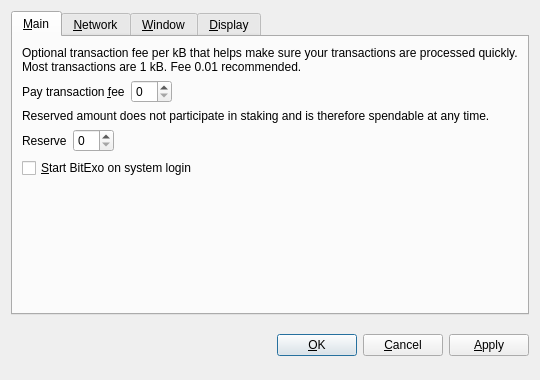
<?xml version="1.0" encoding="UTF-8"?>
<ui version="4.0">
 <class>OptionsDialog</class>
 <widget class="QDialog" name="OptionsDialog">
  <property name="geometry">
   <rect>
    <x>0</x>
    <y>0</y>
    <width>540</width>
    <height>380</height>
   </rect>
  </property>
  <property name="windowTitle">
   <string>Options</string>
  </property>
  <property name="modal">
   <bool>true</bool>
  </property>
  <layout class="QVBoxLayout" name="verticalLayout">
   <item>
    <widget class="QTabWidget" name="tabWidget">
     <property name="tabPosition">
      <enum>QTabWidget::North</enum>
     </property>
     <property name="currentIndex">
      <number>0</number>
     </property>
     <widget class="QWidget" name="tabMain">
      <attribute name="title">
       <string>&amp;Main</string>
      </attribute>
      <layout class="QVBoxLayout" name="verticalLayout_Main">
       <item>
        <widget class="QLabel" name="transactionFeeInfoLabel">
         <property name="text">
          <string>Optional transaction fee per kB that helps make sure your transactions are processed quickly. Most transactions are 1 kB. Fee 0.01 recommended.</string>
         </property>
         <property name="textFormat">
          <enum>Qt::PlainText</enum>
         </property>
         <property name="wordWrap">
          <bool>true</bool>
         </property>
        </widget>
       </item>
       <item>
        <layout class="QHBoxLayout" name="horizontalLayoutFee">
         <item>
          <widget class="QLabel" name="transactionFeeLabel">
           <property name="text">
            <string>Pay transaction &amp;fee</string>
           </property>
           <property name="textFormat">
            <enum>Qt::PlainText</enum>
           </property>
           <property name="buddy">
            <cstring>transactionFee</cstring>
           </property>
          </widget>
         </item>
         <item>
          <widget class="BitcoinAmountField" name="transactionFee"/>
         </item>
         <item>
          <spacer name="horizontalSpacerFee">
           <property name="orientation">
            <enum>Qt::Horizontal</enum>
           </property>
           <property name="sizeHint" stdset="0">
            <size>
             <width>40</width>
             <height>20</height>
            </size>
           </property>
          </spacer>
         </item>
        </layout>
       </item>
       <item>
        <widget class="QLabel" name="reserveBalanceInfoLabel">
         <property name="text">
          <string>Reserved amount does not participate in staking and is therefore spendable at any time.</string>
         </property>
         <property name="textFormat">
          <enum>Qt::PlainText</enum>
         </property>
         <property name="wordWrap">
          <bool>true</bool>
         </property>
        </widget>
       </item>
       <item>
        <layout class="QHBoxLayout" name="horizontalLayoutReserveBalance">
         <item>
          <widget class="QLabel" name="reserveBalanceLabel">
           <property name="text">
            <string>Reserve</string>
           </property>
           <property name="textFormat">
            <enum>Qt::PlainText</enum>
           </property>
           <property name="buddy">
            <cstring>reserveBalance</cstring>
           </property>
          </widget>
         </item>
         <item>
          <widget class="BitcoinAmountField" name="reserveBalance"/>
         </item>
         <item>
          <spacer name="horizontalSpacerReserveBalance">
           <property name="orientation">
            <enum>Qt::Horizontal</enum>
           </property>
           <property name="sizeHint" stdset="0">
            <size>
             <width>40</width>
             <height>20</height>
            </size>
           </property>
          </spacer>
         </item>
        </layout>
       </item>
       <item>
        <widget class="QCheckBox" name="bitcoinAtStartup">
         <property name="toolTip">
          <string>Automatically start BitExo after logging in to the system.</string>
         </property>
         <property name="text">
          <string>&amp;Start BitExo on system login</string>
         </property>
        </widget>
       </item>
       <item>
        <spacer name="verticalSpacer_Main">
         <property name="orientation">
          <enum>Qt::Vertical</enum>
         </property>
         <property name="sizeHint" stdset="0">
          <size>
           <width>20</width>
           <height>40</height>
          </size>
         </property>
        </spacer>
       </item>
      </layout>
     </widget>
     <widget class="QWidget" name="tabNetwork">
      <attribute name="title">
       <string>&amp;Network</string>
      </attribute>
      <layout class="QVBoxLayout" name="verticalLayout_Network">
       <item>
        <widget class="QCheckBox" name="mapPortUpnp">
         <property name="toolTip">
          <string>Automatically open the BitExo client port on the router. This only works when your router supports UPnP and it is enabled.</string>
         </property>
         <property name="text">
          <string>Map port using &amp;UPnP</string>
         </property>
        </widget>
       </item>
       <item>
        <widget class="QCheckBox" name="connectSocks">
         <property name="toolTip">
          <string>Connect to the BitExo network through a SOCKS proxy (e.g. when connecting through Tor).</string>
         </property>
         <property name="text">
          <string>&amp;Connect through SOCKS proxy:</string>
         </property>
        </widget>
       </item>
       <item>
        <layout class="QHBoxLayout" name="horizontalLayout_Network">
         <item>
          <widget class="QLabel" name="proxyIpLabel">
           <property name="text">
            <string>Proxy &amp;IP:</string>
           </property>
           <property name="textFormat">
            <enum>Qt::PlainText</enum>
           </property>
           <property name="buddy">
            <cstring>proxyIp</cstring>
           </property>
          </widget>
         </item>
         <item>
          <widget class="QValidatedLineEdit" name="proxyIp">
           <property name="maximumSize">
            <size>
             <width>140</width>
             <height>16777215</height>
            </size>
           </property>
           <property name="toolTip">
            <string>IP address of the proxy (e.g. 127.0.0.1)</string>
           </property>
          </widget>
         </item>
         <item>
          <widget class="QLabel" name="proxyPortLabel">
           <property name="text">
            <string>&amp;Port:</string>
           </property>
           <property name="textFormat">
            <enum>Qt::PlainText</enum>
           </property>
           <property name="buddy">
            <cstring>proxyPort</cstring>
           </property>
          </widget>
         </item>
         <item>
          <widget class="QLineEdit" name="proxyPort">
           <property name="maximumSize">
            <size>
             <width>55</width>
             <height>16777215</height>
            </size>
           </property>
           <property name="toolTip">
            <string>Port of the proxy (e.g. 9050)</string>
           </property>
          </widget>
         </item>
         <item>
          <widget class="QLabel" name="socksVersionLabel">
           <property name="text">
            <string>SOCKS &amp;Version:</string>
           </property>
           <property name="textFormat">
            <enum>Qt::PlainText</enum>
           </property>
           <property name="buddy">
            <cstring>socksVersion</cstring>
           </property>
          </widget>
         </item>
         <item>
          <widget class="QValueComboBox" name="socksVersion">
           <property name="toolTip">
            <string>SOCKS version of the proxy (e.g. 5)</string>
           </property>
          </widget>
         </item>
         <item>
          <spacer name="horizontalSpacer_Network">
           <property name="orientation">
            <enum>Qt::Horizontal</enum>
           </property>
           <property name="sizeHint" stdset="0">
            <size>
             <width>40</width>
             <height>20</height>
            </size>
           </property>
          </spacer>
         </item>
        </layout>
       </item>
       <item>
        <spacer name="verticalSpacer_Network">
         <property name="orientation">
          <enum>Qt::Vertical</enum>
         </property>
         <property name="sizeHint" stdset="0">
          <size>
           <width>20</width>
           <height>40</height>
          </size>
         </property>
        </spacer>
       </item>
      </layout>
     </widget>
     <widget class="QWidget" name="tabWindow">
      <attribute name="title">
       <string>&amp;Window</string>
      </attribute>
      <layout class="QVBoxLayout" name="verticalLayout_Window">
       <item>
        <widget class="QCheckBox" name="minimizeToTray">
         <property name="toolTip">
          <string>Show only a tray icon after minimizing the window.</string>
         </property>
         <property name="text">
          <string>&amp;Minimize to the tray instead of the taskbar</string>
         </property>
        </widget>
       </item>
       <item>
        <widget class="QCheckBox" name="minimizeOnClose">
         <property name="toolTip">
          <string>Minimize instead of exit the application when the window is closed. When this option is enabled, the application will be closed only after selecting Quit in the menu.</string>
         </property>
         <property name="text">
          <string>M&amp;inimize on close</string>
         </property>
        </widget>
       </item>
       <item>
        <spacer name="verticalSpacer_Window">
         <property name="orientation">
          <enum>Qt::Vertical</enum>
         </property>
         <property name="sizeHint" stdset="0">
          <size>
           <width>20</width>
           <height>40</height>
          </size>
         </property>
        </spacer>
       </item>
      </layout>
     </widget>
     <widget class="QWidget" name="tabDisplay">
      <attribute name="title">
       <string>&amp;Display</string>
      </attribute>
      <layout class="QVBoxLayout" name="verticalLayout_Display">
       <item>
        <layout class="QHBoxLayout" name="horizontalLayout_1_Display">
         <item>
          <widget class="QLabel" name="langLabel">
           <property name="text">
            <string>User Interface &amp;language:</string>
           </property>
           <property name="textFormat">
            <enum>Qt::PlainText</enum>
           </property>
           <property name="buddy">
            <cstring>lang</cstring>
           </property>
          </widget>
         </item>
         <item>
          <widget class="QValueComboBox" name="lang">
           <property name="toolTip">
            <string>The user interface language can be set here. This setting will take effect after restarting BitExo.</string>
           </property>
          </widget>
         </item>
        </layout>
       </item>
       <item>
        <layout class="QHBoxLayout" name="horizontalLayout_2_Display">
         <item>
          <widget class="QLabel" name="unitLabel">
           <property name="text">
            <string>&amp;Unit to show amounts in:</string>
           </property>
           <property name="textFormat">
            <enum>Qt::PlainText</enum>
           </property>
           <property name="buddy">
            <cstring>unit</cstring>
           </property>
          </widget>
         </item>
         <item>
          <widget class="QValueComboBox" name="unit">
           <property name="toolTip">
            <string>Choose the default subdivision unit to show in the interface and when sending coins.</string>
           </property>
          </widget>
         </item>
        </layout>
       </item>
       <item>
        <widget class="QCheckBox" name="displayAddresses">
         <property name="toolTip">
          <string>Whether to show BitExo addresses in the transaction list or not.</string>
         </property>
         <property name="text">
          <string>&amp;Display addresses in transaction list</string>
         </property>
        </widget>
       </item>
       <item>
        <widget class="QCheckBox" name="coinControlFeatures">
         <property name="toolTip">
          <string>Whether to show coin control features or not.</string>
         </property>
         <property name="text">
          <string>Display coin &amp;control features (experts only!)</string>
         </property>
        </widget>
       </item>
       <item>
        <spacer name="verticalSpacer_Display">
         <property name="orientation">
          <enum>Qt::Vertical</enum>
         </property>
         <property name="sizeHint" stdset="0">
          <size>
           <width>20</width>
           <height>40</height>
          </size>
         </property>
        </spacer>
       </item>
      </layout>
     </widget>
    </widget>
   </item>
   <item>
    <layout class="QHBoxLayout" name="horizontalLayout_Buttons">
     <item>
      <spacer name="horizontalSpacer_1">
       <property name="orientation">
        <enum>Qt::Horizontal</enum>
       </property>
       <property name="sizeHint" stdset="0">
        <size>
         <width>40</width>
         <height>48</height>
        </size>
       </property>
      </spacer>
     </item>
     <item>
      <widget class="QLabel" name="statusLabel">
       <property name="font">
        <font>
         <weight>75</weight>
         <bold>true</bold>
        </font>
       </property>
       <property name="text">
        <string/>
       </property>
       <property name="textFormat">
        <enum>Qt::PlainText</enum>
       </property>
       <property name="wordWrap">
        <bool>true</bool>
       </property>
      </widget>
     </item>
     <item>
      <spacer name="horizontalSpacer_2">
       <property name="orientation">
        <enum>Qt::Horizontal</enum>
       </property>
       <property name="sizeHint" stdset="0">
        <size>
         <width>40</width>
         <height>48</height>
        </size>
       </property>
      </spacer>
     </item>
     <item>
      <widget class="QPushButton" name="okButton">
       <property name="text">
        <string>&amp;OK</string>
       </property>
      </widget>
     </item>
     <item>
      <widget class="QPushButton" name="cancelButton">
       <property name="text">
        <string>&amp;Cancel</string>
       </property>
       <property name="autoDefault">
        <bool>false</bool>
       </property>
      </widget>
     </item>
     <item>
      <widget class="QPushButton" name="applyButton">
       <property name="text">
        <string>&amp;Apply</string>
       </property>
       <property name="autoDefault">
        <bool>false</bool>
       </property>
      </widget>
     </item>
    </layout>
   </item>
  </layout>
 </widget>
 <customwidgets>
  <customwidget>
   <class>BitcoinAmountField</class>
   <extends>QSpinBox</extends>
   <header>bitcoinamountfield.h</header>
  </customwidget>
  <customwidget>
   <class>QValueComboBox</class>
   <extends>QComboBox</extends>
   <header>qvaluecombobox.h</header>
  </customwidget>
  <customwidget>
   <class>QValidatedLineEdit</class>
   <extends>QLineEdit</extends>
   <header>qvalidatedlineedit.h</header>
  </customwidget>
 </customwidgets>
 <resources/>
 <connections/>
</ui>
